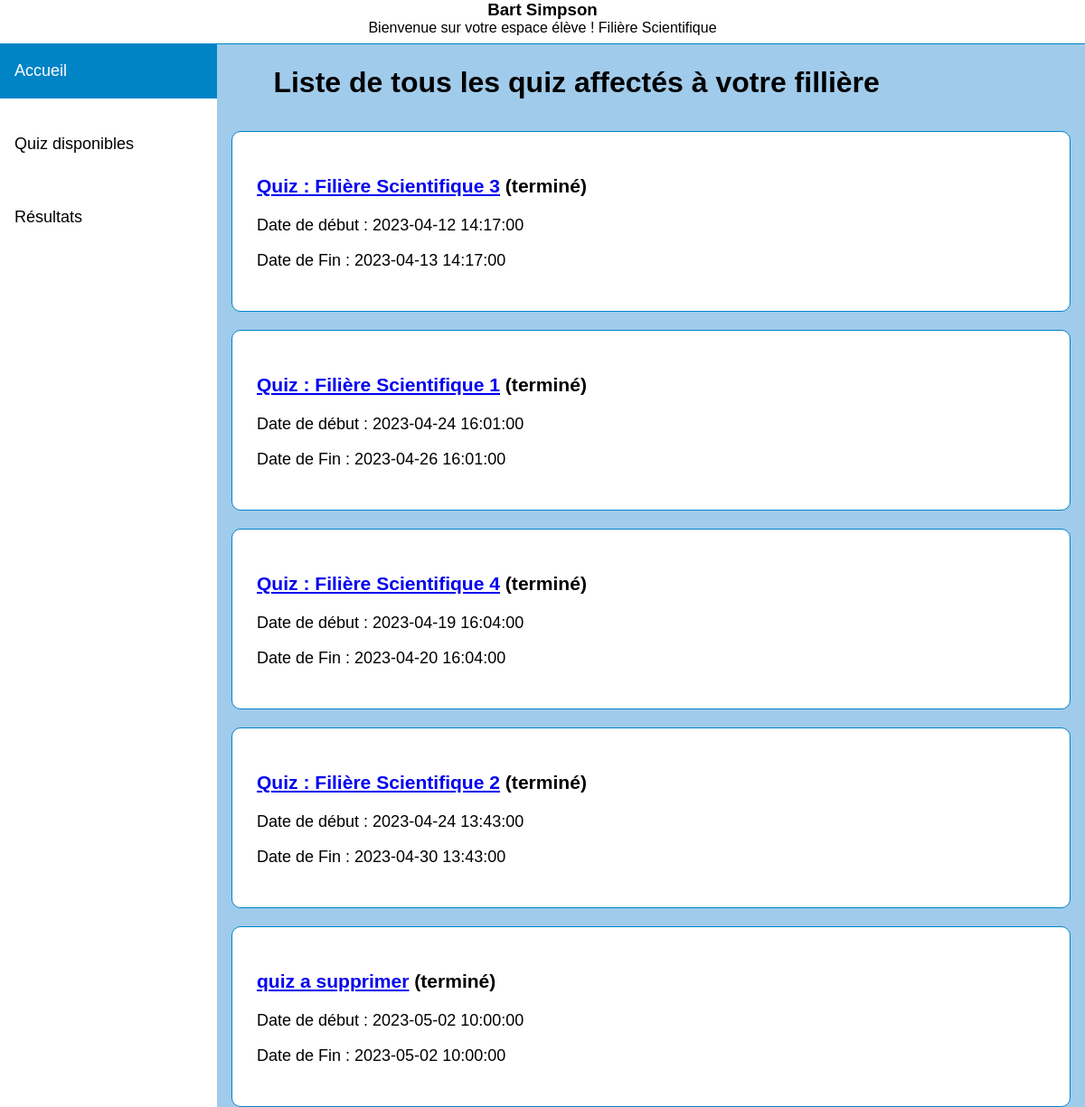
The app's page /eleve.php (signed in) with its own data.
### tables this page shows
CREATE TABLE `quiz` (
  `id_quiz` int(11) NOT NULL,
  `id_promo` int(11) NOT NULL,
  `nom` varchar(255) NOT NULL,
  `id_formateur` int(11) NOT NULL,
  `start_time` datetime DEFAULT NULL,
  `end_time` datetime DEFAULT NULL
);

### eleve.php (the view, shortened to what this page needs)
<html>
 <head>
 <link rel="stylesheet" href="accueil.css" media="screen" type="text/css" />
 </head>
 <body>
 <div id="content">
<ul>
  <li><a class="active" href="eleve.php">Accueil</a></li>
  <li><a href="repondre_quiz_liste.php">Quiz disponibles</a></li>
  <li><a href="consult_quiz_liste.php">Résultats</a></li>
</ul>
<?php
 if($_SESSION['id_promo'] !== ""){
  $idpromo = $_SESSION['id_promo'];
  }
 if(isset($_SESSION['username']) && isset($_SESSION['id_user'])) {
 $user = $_SESSION['username'];
 echo "<header><h3>$user</h3>";
 if ($idpromo == 1){
  echo "<div>Bienvenue sur votre espace élève ! Filière Scientifique</div>";
} else if ($idpromo == 2){
  echo "<div>Bienvenue sur votre espace élève ! Filière Littéraire</div>";
} else {
  echo "<div>Bienvenue sur votre espace élève ! Filière Economique</div>";
}
 echo "</header>";
}
require_once('connexion.php');
$requete_times = $bdd->query("SELECT id_quiz, start_time, end_time FROM quiz WHERE id_promo = $idpromo");
$times_array = array();
while ($times = $requete_times->fetch()) {
    $times_array[$times['id_quiz']] = array(
        'start_time' => $times['start_time'],
        'end_time' => $times['end_time']
    );
}
$requete_quiz = $bdd->query("SELECT * FROM quiz WHERE id_promo = $idpromo");
echo "<div id='container'>";
echo "<div id='content'>";
echo "<h1>Liste de tous les quiz affectés à votre fillière</h1>";
while ($quiz = $requete_quiz->fetch()) {
  echo "<div id='liste'>";
  $current_time = time();
  $start_time = strtotime($times_array[$quiz['id_quiz']]['start_time']);
  $end_time = strtotime($times_array[$quiz['id_quiz']]['end_time']);
  if ($current_time < $start_time) {
    echo "<h3><a href='javascript:void(0)' onclick=\"alert('Ce quiz est indisponible pour le moment')\">".$quiz['nom']."</a> <font color='red'>(à venir)</font> </h3>";
  } else if ($current_time >= $start_time && $current_time <= $end_time) {
    echo "<h3><a href='repondre_quiz.php?id_quiz=".$quiz['id_quiz']."'>".$quiz['nom']."</a> (en cours) </h3>";
  } else {
    $requete_resultat = $bdd->prepare("SELECT * FROM resultat WHERE id_quiz = ? AND id_user = ?");
    $requete_resultat->execute(array($q['id_quiz'], $_SESSION['id_user']));
    if ($requete_resultat->rowCount() <= 0) {
        echo "<h3><a href='javascript:void(0)' onclick=\"alert('Votre copie n\\'a pas encore été corrigée.')\">" . $quiz['nom'] . "</a> (terminé) </h3>";
    } else {
        echo "<h3><a href='consultcopie.php?id_quiz=".$quiz['id_quiz']."'>".$quiz['nom']."</a> (terminé) </h3>";
    }
  }
  if (isset($times_array[$quiz['id_quiz']])) {
      echo "<p>Date de début : ".$times_array[$quiz['id_quiz']]['start_time'] . "</p>";
      echo "<p>Date de Fin : ".$times_array[$quiz['id_quiz']]['end_time'] . "</p>";
  }
  echo "</div>";
}
echo "</div>";
echo "</div>";
?>
 </div>
 </body>
</html>

### accueil.css (style rules this page uses)
body { background: #a0cbeb; margin: 0; font-family: 'Gill Sans', 'Gill Sans MT', Calibri, 'Trebuchet MS', sans-serif; }
header { position:fixed; display: flex; flex-flow: column wrap; align-items: center; background-color: white; height: 3em; z-index: 1000; top:0; left:0; right:0; border-bottom: 1px solid #0084c6; }
header h3 { margin: 0; padding: 0; }
ul { list-style-type: none; margin: 0; padding: 0; width: 20%; background-color: white; position: fixed; height: 100%; overflow: auto; font-size: large; }
li a { display: block; color: #000; margin-bottom: 1.1em; padding: 20px 16px 20px; text-decoration: none; }
li a.active { background-color: #0084c6; color: white; }
#container { margin-top: 3em; margin-left: 20%; padding:1px 16px; height:1000px; }
#content { margin-top: 1.5em; }
#container h1 { width: 90%; margin: 0 auto; padding-bottom: 1.1em; }
#liste { background-color: white; border: 1px solid #0084c6; border-radius: 10px; font-size: large; padding: 1.5em; margin-bottom: 1.1em; }

### records on screen
quiz: nom "Quiz : Filière Scientifique 3", id_quiz "2023-04-12 14:17:00", id_quiz "2023-04-13 14:17:00"
quiz: nom "Quiz : Filière Scientifique 1", id_quiz "2023-04-24 16:01:00", id_quiz "2023-04-26 16:01:00"
quiz: nom "Quiz : Filière Scientifique 4", id_quiz "2023-04-19 16:04:00", id_quiz "2023-04-20 16:04:00"
quiz: nom "Quiz : Filière Scientifique 2", id_quiz "2023-04-24 13:43:00", id_quiz "2023-04-30 13:43:00"
quiz: nom "quiz a supprimer", id_quiz "2023-05-02 10:00:00"

### other values on screen
$user "Bart Simpson"
